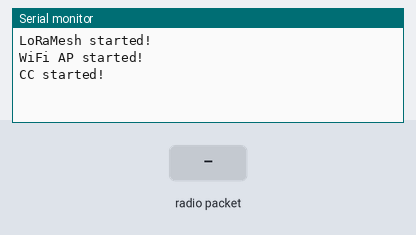
The sketch below on a simulated ESP32. Shown: the last lines printed to the serial monitor. The test bench sets the inputs (shaded band). No radio packets arrive unless stated.

Above: at 1.7 s.
1.8 s: radio packet "1" arrives
At 4.0 s:
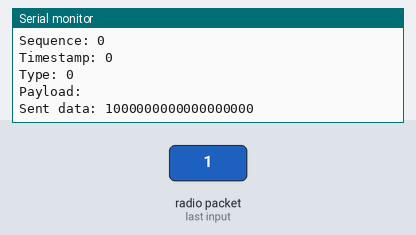
4.3 s: radio packet "0" arrives
At 6.2 s:
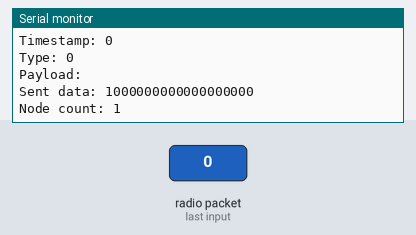

Measured:
- after the input at 1.8 s, the serial monitor: prints a new line after 1.0 s (image 1)
- after the input at 4.3 s, the serial monitor: prints a new line after 1.0 s (image 2)

The sketch:

cc.ino
```cpp
/**
 * CC
 */
#include <CC.h>
#include <Config.h>
#include <Emergency.h>
#include <LoRaMesh.h>
#include <WiFi.h>

const byte kLoRaAddress = LM_CC_ADDRESS;

Config cfg = {
  Emergency::kAPIP,
  Emergency::kAPNetMask,
  "CommandCenterAP",
  Emergency::kDNSDomain,
  Emergency::kDNSPort,
  Emergency::kWiFiPort,
  Emergency::kWiFiTimeout,
  Emergency::kWebHTML,
  Emergency::kWebPort
};
CC cc_;
LoRaMesh lm_(kLoRaAddress);
IPAddress pi_ip_(192, 168, 1, 254);

void setup() {
  Serial.begin(115200);
  while(!Serial);
  Serial.println();

  if(!lm_.begin()) {
    Serial.println("Unable to start LoRaMesh!");
    while(true);
  }
  Serial.println("LoRaMesh started!");
  cc_.mesh(&lm_);

  WiFi.mode(WIFI_AP);
  WiFi.softAP(cfg.ap_ssid);
  delay(500);
  WiFi.softAPConfig(cfg.ap_ip, cfg.ap_ip, cfg.ap_net_mask);
  Serial.println("WiFi AP started!");
  int rc = cc_.begin(cfg);
  if(rc) {
    Serial.print("Error: begin returned code "); Serial.println(rc, DEC);
    while(true);
  }
  Serial.println("CC started!");
}

void loop() {
  struct packet pack;
  if(!lm_.recv(pack)) {
    Serial.print("Destination: "); Serial.println(pack.destination, HEX);
    Serial.print("Source: "); Serial.println(pack.source, HEX);
    Serial.print("Sequence: "); Serial.println(pack.sequence, DEC);
    Serial.print("Timestamp: "); Serial.println(pack.timestamp, DEC);
    Serial.print("Type: "); Serial.println(pack.type, HEX);
    Serial.print("Payload: "); Serial.println(pack.payload);

    WiFiClient cli;
    if(!cli.connect(pi_ip_, cfg.wifi_port)) {
      Serial.print("WiFi connect error: ");
      Serial.print(pi_ip_); Serial.print(":"); Serial.println(cfg.wifi_port, DEC);
    } else {
      unsigned char seq[4];
      ltoc(pack.sequence, seq);

      unsigned char now[4];
      ltoc(pack.timestamp, now);

      String data;
      data.concat(String(pack.destination, HEX));
      data.concat(String(pack.source, HEX));
      data.concat(ctoh(seq, sizeof(seq)));
      data.concat(ctoh(now, sizeof(now)));
      data.concat(String(pack.type, HEX));
      data.concat(pack.payload);

      cli.println(data);
      cli.stop();
      Serial.print("Sent data: "); Serial.println(data);
    }
  }

  int rc = cc_.process();
  if(rc) {
    Serial.print("Error: process returned code "); Serial.println(rc, DEC);
  }
}
```
